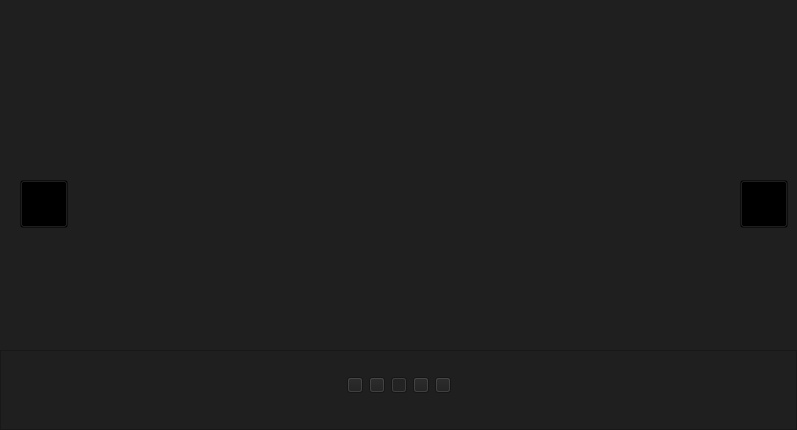
<?xml version="1.0" encoding="UTF-8"?>
<ui version="4.0">
 <class>BannaControl</class>
 <widget class="QWidget" name="BannaControl">
  <property name="geometry">
   <rect>
    <x>0</x>
    <y>0</y>
    <width>797</width>
    <height>430</height>
   </rect>
  </property>
  <property name="windowTitle">
   <string>BannaWidget</string>
  </property>
  <property name="styleSheet">
   <string notr="true">QWidget,QFrame
{
background-color: #1F1F1F;
}</string>
  </property>
  <layout class="QVBoxLayout" name="verticalLayout">
   <property name="spacing">
    <number>0</number>
   </property>
   <property name="leftMargin">
    <number>0</number>
   </property>
   <property name="topMargin">
    <number>0</number>
   </property>
   <property name="rightMargin">
    <number>0</number>
   </property>
   <property name="bottomMargin">
    <number>0</number>
   </property>
   <item>
    <widget class="QWidget" name="widgetImage" native="true">
     <property name="styleSheet">
      <string notr="true">QLabel
{
border-radius:6px;
}</string>
     </property>
     <widget class="QLabel" name="labelFirst">
      <property name="geometry">
       <rect>
        <x>20</x>
        <y>100</y>
        <width>320</width>
        <height>200</height>
       </rect>
      </property>
      <property name="text">
       <string/>
      </property>
     </widget>
     <widget class="QLabel" name="labelSecond">
      <property name="geometry">
       <rect>
        <x>70</x>
        <y>70</y>
        <width>400</width>
        <height>250</height>
       </rect>
      </property>
      <property name="text">
       <string/>
      </property>
     </widget>
     <widget class="QLabel" name="labelThird">
      <property name="geometry">
       <rect>
        <x>150</x>
        <y>50</y>
        <width>480</width>
        <height>300</height>
       </rect>
      </property>
      <property name="text">
       <string/>
      </property>
     </widget>
     <widget class="QLabel" name="labelFourth">
      <property name="geometry">
       <rect>
        <x>330</x>
        <y>70</y>
        <width>400</width>
        <height>250</height>
       </rect>
      </property>
      <property name="text">
       <string/>
      </property>
     </widget>
     <widget class="QLabel" name="labelFifth">
      <property name="geometry">
       <rect>
        <x>470</x>
        <y>100</y>
        <width>320</width>
        <height>200</height>
       </rect>
      </property>
      <property name="text">
       <string/>
      </property>
     </widget>
     <widget class="QPushButton" name="pushButtonLeft">
      <property name="geometry">
       <rect>
        <x>20</x>
        <y>180</y>
        <width>48</width>
        <height>48</height>
       </rect>
      </property>
      <property name="cursor">
       <cursorShape>PointingHandCursor</cursorShape>
      </property>
      <property name="styleSheet">
       <string notr="true">background-color: transparent;
border-image: url(:/Photo/less_than.png);</string>
      </property>
      <property name="text">
       <string/>
      </property>
     </widget>
     <widget class="QPushButton" name="pushButtonRight">
      <property name="geometry">
       <rect>
        <x>740</x>
        <y>180</y>
        <width>48</width>
        <height>48</height>
       </rect>
      </property>
      <property name="cursor">
       <cursorShape>PointingHandCursor</cursorShape>
      </property>
      <property name="styleSheet">
       <string notr="true">background-color: transparent;
background-color: transparent;
border-image: url(://Photo/more_than.png);</string>
      </property>
      <property name="text">
       <string/>
      </property>
     </widget>
     <widget class="QFrame" name="frameDot">
      <property name="geometry">
       <rect>
        <x>0</x>
        <y>350</y>
        <width>797</width>
        <height>80</height>
       </rect>
      </property>
      <property name="minimumSize">
       <size>
        <width>0</width>
        <height>30</height>
       </size>
      </property>
      <property name="maximumSize">
       <size>
        <width>16777215</width>
        <height>80</height>
       </size>
      </property>
      <property name="styleSheet">
       <string notr="true">QPushButton
{
	border-image: url(:/Photo/normal_gray.png);
}

QPushButton:checked 
{
border-image: url(:/Photo/hover_blue.png);
}
</string>
      </property>
      <property name="frameShape">
       <enum>QFrame::StyledPanel</enum>
      </property>
      <property name="frameShadow">
       <enum>QFrame::Raised</enum>
      </property>
      <layout class="QHBoxLayout" name="horizontalLayout">
       <property name="leftMargin">
        <number>0</number>
       </property>
       <property name="topMargin">
        <number>25</number>
       </property>
       <property name="rightMargin">
        <number>0</number>
       </property>
       <property name="bottomMargin">
        <number>35</number>
       </property>
       <item>
        <spacer name="horizontalSpacer">
         <property name="orientation">
          <enum>Qt::Horizontal</enum>
         </property>
         <property name="sizeHint" stdset="0">
          <size>
           <width>287</width>
           <height>20</height>
          </size>
         </property>
        </spacer>
       </item>
       <item>
        <widget class="QPushButton" name="pushButtonFirst">
         <property name="minimumSize">
          <size>
           <width>16</width>
           <height>16</height>
          </size>
         </property>
         <property name="maximumSize">
          <size>
           <width>16</width>
           <height>16</height>
          </size>
         </property>
         <property name="styleSheet">
          <string notr="true"/>
         </property>
         <property name="text">
          <string/>
         </property>
         <property name="checkable">
          <bool>true</bool>
         </property>
        </widget>
       </item>
       <item>
        <widget class="QPushButton" name="pushButtonSecond">
         <property name="minimumSize">
          <size>
           <width>16</width>
           <height>16</height>
          </size>
         </property>
         <property name="maximumSize">
          <size>
           <width>16</width>
           <height>16</height>
          </size>
         </property>
         <property name="styleSheet">
          <string notr="true"/>
         </property>
         <property name="text">
          <string/>
         </property>
         <property name="checkable">
          <bool>true</bool>
         </property>
        </widget>
       </item>
       <item>
        <widget class="QPushButton" name="pushButtonThird">
         <property name="minimumSize">
          <size>
           <width>16</width>
           <height>16</height>
          </size>
         </property>
         <property name="maximumSize">
          <size>
           <width>16</width>
           <height>16</height>
          </size>
         </property>
         <property name="styleSheet">
          <string notr="true"/>
         </property>
         <property name="text">
          <string/>
         </property>
         <property name="checkable">
          <bool>true</bool>
         </property>
         <property name="checked">
          <bool>true</bool>
         </property>
        </widget>
       </item>
       <item>
        <widget class="QPushButton" name="pushButtonFourth">
         <property name="minimumSize">
          <size>
           <width>16</width>
           <height>16</height>
          </size>
         </property>
         <property name="maximumSize">
          <size>
           <width>16</width>
           <height>16</height>
          </size>
         </property>
         <property name="styleSheet">
          <string notr="true"/>
         </property>
         <property name="text">
          <string/>
         </property>
         <property name="checkable">
          <bool>true</bool>
         </property>
        </widget>
       </item>
       <item>
        <widget class="QPushButton" name="pushButtonFifth">
         <property name="minimumSize">
          <size>
           <width>16</width>
           <height>16</height>
          </size>
         </property>
         <property name="maximumSize">
          <size>
           <width>16</width>
           <height>16</height>
          </size>
         </property>
         <property name="styleSheet">
          <string notr="true"/>
         </property>
         <property name="text">
          <string/>
         </property>
         <property name="checkable">
          <bool>true</bool>
         </property>
        </widget>
       </item>
       <item>
        <spacer name="horizontalSpacer_2">
         <property name="orientation">
          <enum>Qt::Horizontal</enum>
         </property>
         <property name="sizeHint" stdset="0">
          <size>
           <width>287</width>
           <height>20</height>
          </size>
         </property>
        </spacer>
       </item>
      </layout>
     </widget>
    </widget>
   </item>
  </layout>
 </widget>
 <layoutdefault spacing="6" margin="11"/>
 <resources/>
 <connections/>
</ui>
